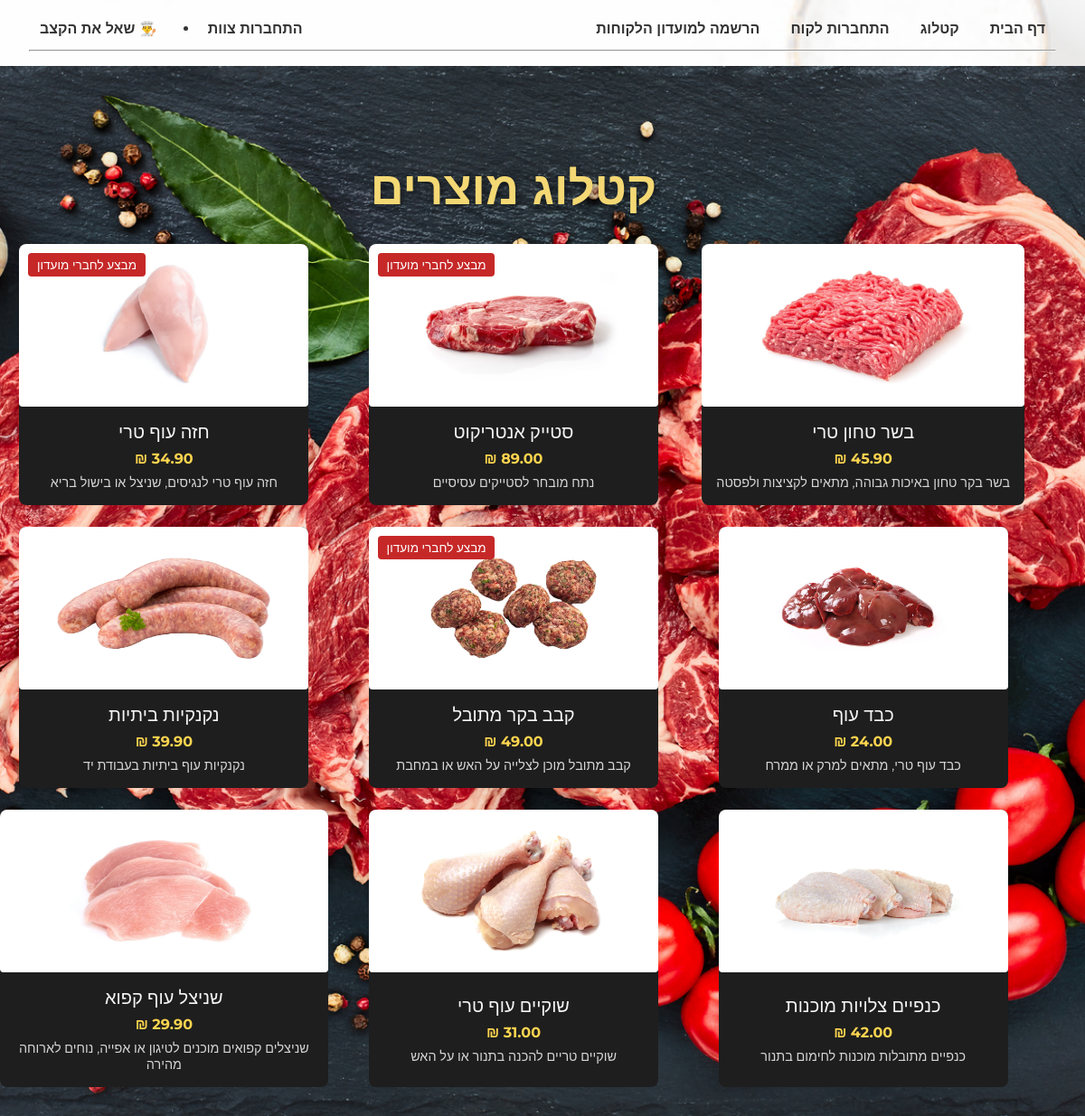
Screenshot of /katalog with the database file from the repository.
### tables this page shows
CREATE TABLE products (
            id INTEGER PRIMARY KEY AUTOINCREMENT,
            name TEXT NOT NULL UNIQUE,
            price REAL NOT NULL,
            category_id INTEGER,
            description TEXT,
            image_url TEXT,
            on_sale INTEGER DEFAULT 0,
            updated_at TIMESTAMP DEFAULT (datetime('now', 'localtime')),
            FOREIGN KEY (category_id) REFERENCES categories(id)
        );

### server/app.py (the view)
@app.route('/katalog')
def show_katalog():
    db = get_db()
    products = db.execute('''
        SELECT
            products.id,
            products.name,
            products.price,
            products.description,
            products.image_url,
            products.on_sale,
            categories.name AS category
        FROM products
        LEFT JOIN categories ON products.category_id = categories.id
    ''').fetchall()
    deals_raw = db.execute('SELECT name FROM deals').fetchall()
    deal_names = [row['name'] for row in deals_raw]  # רשימה של שמות המוצרים במבצע
    return render_template('katalog.html', products=products, deal_names=deal_names)

### server/app.py (called while the page is built)
def get_db(): # פותח חיבור למסד נתונים
    db = getattr(g, '_database', None)
    if db is None:
        db = g._database = sqlite3.connect(DATABASE)
        db.row_factory = sqlite3.Row
    return db

@app.teardown_appcontext
def close_connection(_):
    db = getattr(g, '_database', None)
    if db is not None:
        db.close()

### server/templates/katalog.html (shortened to what this page needs)
{% extends "base.html" %}
{% block content %}
<div class="catalog-container">
  <div class="catalog-inner">
    <h2 class="catalog-title">קטלוג מוצרים</h2>
    <div class="catalog-grid">
      {% for product in products %}
        <div class="product-card">
          {% if product.name in deal_names %}
            <div class="sale-badge">מבצע לחברי מועדון</div>
          {% endif %}
          {% if product.image_url.startswith('http') %}
            <img class="product-image" src="{{ product.image_url }}" alt="{{ product.name }}">
          {% elif 'static/' in product.image_url %}
            <img class="product-image" src="{{ product.image_url }}" alt="{{ product.name }}">
          {% else %}
            <img class="product-image"
                 src="{{ url_for('static', filename='images/' ~ product.image_url) }}"
                 alt="{{ product.name }}">
          {% endif %}
          <div class="product-info">
            <div class="product-title">{{ product.name }}</div>
            <div class="product-price">{{ "%.2f"|format(product.price) }} ₪</div>
            {% if product.description %}
              <div class="product-desc">{{ product.description }}</div>
            {% endif %}
          </div>
        </div>
      {% endfor %}
    </div>
  </div>
</div>
{% endblock %}

### server/templates/base.html (shortened to what this page needs)
<!DOCTYPE html>
<html lang="he" dir="rtl">
<head>
    <link rel="stylesheet" href="{{ url_for('static', filename='style.css') }}">
</head>
<body class="{% block body_class %}{% endblock %}">
    <header>
        <nav style="display: flex; gap: 10px; align-items: center; flex-wrap: wrap;">
            {% if session.get('user_id') %}
                <a href="/">דף הבית</a>
                <a href="/katalog">קטלוג</a>
                <a href="/inventory">מלאי</a>
                <a href="/dashboard">לוח ניהול</a>
                <a href="/deals">מבצעים</a>
                <a href="/logout" style="margin-right: auto;">התנתקות</a>
            {% elif session.get('client_id') %}
                <a href="/">דף הבית</a>
                <a href="/katalog">קטלוג</a>
                <a href="/deals">מבצעים</a>
                <a href="/client_profile">הפרופיל שלי</a>
                <a href="/client/logout" style="margin-right: auto;">התנתקות</a>
            {% else %}
                <a href="/">דף הבית</a>
                <a href="/katalog">קטלוג</a>
                <a href="/client/login">התחברות לקוח</a>
                <a href="/client/register">הרשמה למועדון הלקוחות</a>
                <a href="/login" style="margin-right: auto;">התחברות צוות</a>
            {% endif %}
            <li><a href="{{ url_for('ai_assistant') }}">👨‍🍳 שאל את הקצב </a></li>
        </nav>
        <hr>
    </header>
    {% block content %}{% endblock %}
</body>
</html>

### server/static/style.css (style rules this page uses)
body { margin: 0; padding: 0; font-family: 'Montserrat', sans-serif; width: 100vw; height: 100vh; }
body { font-family: Arial, sans-serif; background-color: #010101; direction: rtl; text-align: right; margin: 0; }
h1, h2, h3 { color: #333; }
img { max-width: 100%; height: auto; border-radius: 4px; }
a { color: #007bff; text-decoration: none; }
.catalog-grid { display: grid; grid-template-columns: repeat(auto-fill, minmax(280px, 1fr)); gap: 1.5rem; }
.product-card { background-color: #1e1e1e; border-radius: 8px; overflow: hidden; position: relative; transition: transform .2s; }
.catalog-title { font-size: 3.2rem; color: #f4d874; font-weight: bold; text-align: center; margin-bottom: 2rem; text-shadow: 2px 2px 8px rgba(0, 0, 0, 0.6); font-family: 'Heebo', sans-serif; }
.product-card { background: #1e1e1e; border-radius: 8px; overflow: hidden; position: relative; transition: transform .2s; }
.product-image { width: 100%; display: block; }
.product-info { padding: 1rem; text-align: center; color: #f5f5f5; }
.product-title { font-size: 1.2rem; margin-bottom: .5rem; }
.product-price { font-size: 1rem; font-weight: bold; margin-bottom: .5rem; }
.product-desc { font-size: .9rem; opacity: .8; }
.sale-badge { position: absolute; top: 10px; left: 10px; background: #c62828; color: #fff; padding: .3rem .6rem; border-radius: 4px; font-size: .85rem; }
body { margin: 0; font-family: Arial, sans-serif; background: #fafafa; color: #333; }
body { margin: 0; padding: 0; font-family: 'Montserrat', sans-serif; }
body { margin: 0; font-family: 'Heebo', sans-serif; background-image: url("/static/images/main_etliz.png"); background-size: cover; background-position: center; background-attachment: fixed; background-repeat: no-repeat; }
.catalog-container { position: relative; width: 100%; min-height: 100vh; padding: 4rem 2rem 2rem; display: flex; flex-wrap: wrap; justify-content: center; align-items: flex-start; background-image: url('/static/images/katalogformpic.jpg'); background-size: cover; background-position: center; background-repeat: no-repeat; background-color: #121212; color: #f5f5f5; }
.catalog-inner { position: relative; z-index: 1; width: 100%; max-width: 1400px; padding: 0 2rem; box-sizing: border-box; text-align: center; }
.catalog-grid { display: grid; grid-template-columns: repeat(auto-fill, minmax(280px, 1fr)); gap: 1.5rem; justify-items: center; }
.product-card { display: flex; flex-direction: column; justify-content: space-between; align-items: center; text-align: center; }
.product-info { flex-grow: 1; display: flex; flex-direction: column; justify-content: center; align-items: center; padding: 1rem; height: 100%; }
.product-image { width: 100%; height: 180px; object-fit: cover; }
.product-info { padding: 1rem; }
.product-title { font-size: 1.25rem; margin-bottom: 0.5rem; }
.product-price { font-weight: bold; color: #ffd54f; margin-bottom: 0.5rem; }
.product-desc { font-size: 0.9rem; opacity: 0.85; }
.sale-badge { position: absolute; top: 10px; left: 10px; background: #c62828; color: white; padding: 0.3rem 0.6rem; border-radius: 4px; font-size: 0.85rem; text-transform: uppercase; }

### server/templates/base.html (style rules this page uses)
html, body { margin: 0; padding: 0; width: 100%; height: 100%; overflow-x: hidden; font-family: 'Montserrat', sans-serif; }
body > header { position: relative; z-index: 10; background: rgba(255, 255, 255, 0.8); padding: 1rem 2rem; }
nav a { text-decoration: none; color: #333; font-weight: bold; padding: 6px 12px; border-radius: 4px; }
hr { margin-top: 0.5rem; margin-bottom: 0; }

### rows the page displays
products: image_url (picture), name "בשר טחון טרי", price "45.90", description "בשר בקר טחון באיכות גבוהה, מתאים לקציצות ולפסטה"
products: shows "מבצע לחברי מועדון", image_url (picture), name "סטייק אנטריקוט", price "89.00", description "נתח מובחר לסטייקים עסיסיים"
products: shows "מבצע לחברי מועדון", image_url (picture), name "חזה עוף טרי", description "חזה עוף טרי לנגיסים, שניצל או בישול בריא"
products: image_url (picture), name "כבד עוף", description "כבד עוף טרי, מתאים למרק או ממרח"
products: shows "מבצע לחברי מועדון", image_url (picture), name "קבב בקר מתובל", price "49.00", description "קבב מתובל מוכן לצלייה על האש או במחבת"
products: image_url (picture), name "נקנקיות ביתיות", price "39.90", description "נקנקיות עוף ביתיות בעבודת יד"
products: image_url (picture), name "כנפיים צלויות מוכנות", description "כנפיים מתובלות מוכנות לחימום בתנור"
products: image_url+name (picture), name "שוקיים עוף טרי", description "שוקיים טריים להכנה בתנור או על האש"
products: image_url+name (picture), name "שניצל עוף קפוא", price "29.90", description "שניצלים קפואים מוכנים לטיגון או אפייה, נוחים לארוחה מהירה"
